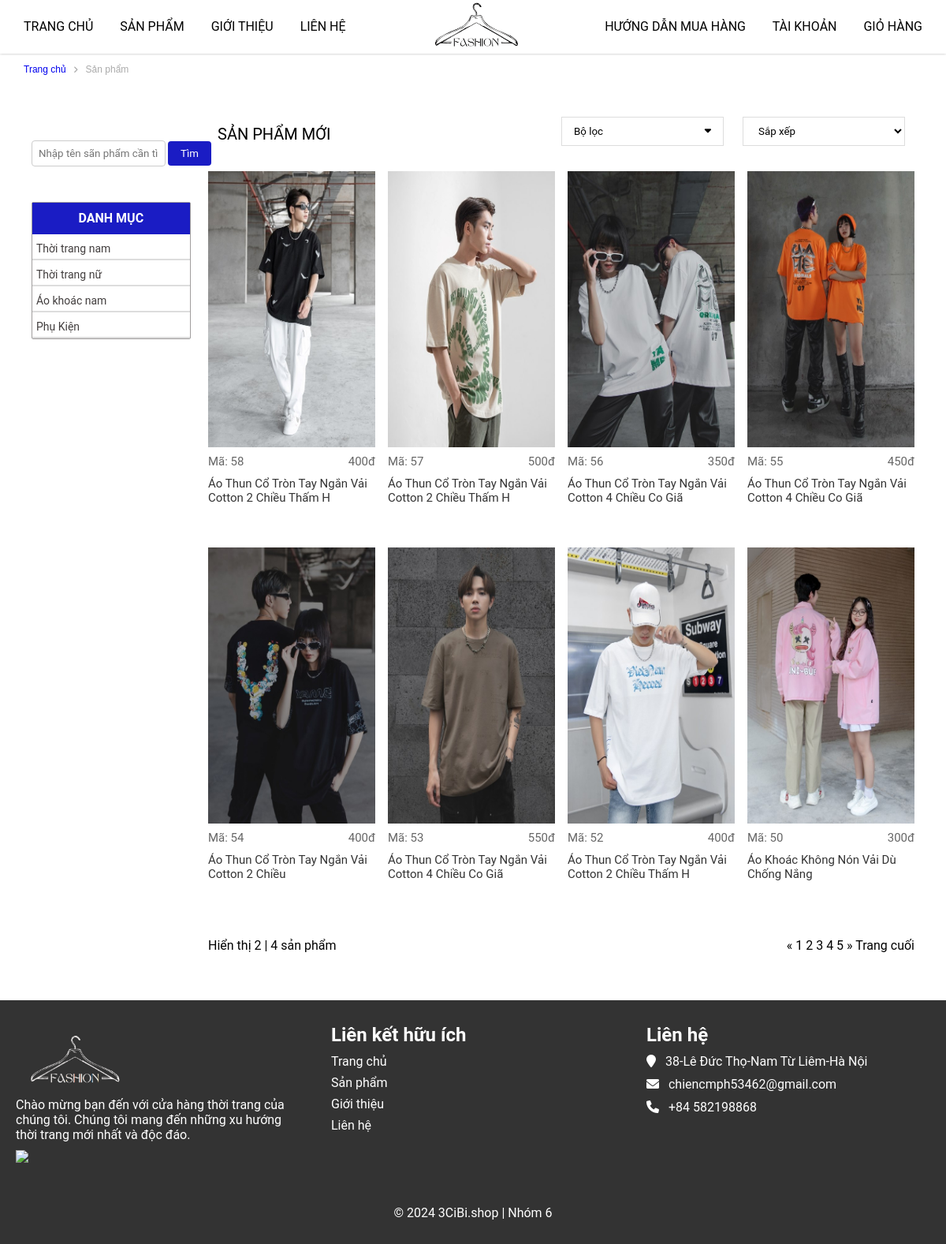
Screenshot of /?mod=product&act=sanpham with the database file from the repository.
### tables this page shows
CREATE TABLE `danhmuc` (
  `madm` int NOT NULL,
  `tendm` varchar(50) NOT NULL,
  `soluongsp` int NOT NULL,
  `thutu` int NOT NULL
);

CREATE TABLE `sanpham` (
  `masp` int NOT NULL,
  `tensp` varchar(50) NOT NULL,
  `dongia` int NOT NULL,
  `khuyenmai` int NOT NULL,
  `soluong` int NOT NULL,
  `ngaytao` datetime NOT NULL DEFAULT CURRENT_TIMESTAMP,
  `anh` varchar(500) DEFAULT NULL,
  `mota` text NOT NULL,
  `soluotxem` int NOT NULL,
  `hoatdong` int NOT NULL,
  `madm` int NOT NULL,
  `mabl` int NOT NULL
);

### model/categories.php (called while the page is built, shortened)
<?php
    function get_categories(){
        $sql="SELECT * FROM danhmuc";
        $conn = pdo_get_connection();
        $stmt = $conn->prepare($sql);
        $stmt->execute();
        return $stmt->fetchAll();
    }
?>

### model/products.php (called while the page is built, shortened)
<?php
    function get_products($madm=0,$start=0,$limit=0){
        $sql = "SELECT s.*, d.tendm FROM sanpham s INNER JOIN danhmuc d ON s.madm = d.madm";
        $conn = pdo_get_connection();
        $stmt = $conn->prepare($sql);
        $stmt->execute();
        return $stmt->fetchAll();
    }
?>

### view/page_sanpham.php (the view, shortened to what this page needs)
<main>
    <div class="container-danhmuc">
        <div class="danhmuc-top row">
            <p><a href="?mod=page&act=home">Trang chủ</a></p><i class="fa-solid fa-angle-right"></i><p>Sản phẩm</p>
        </div>
    </div>
    <section class="danhmuc">
        <div class="container-danhmuc">
            <div class="row">
                <div class="danhmuc-left">
                    <form action="" id="search" method="POST">
                        <input type="text" name="keyword" placeholder="Nhập tên sãn phẩm cần tìm">
                        <input type="submit" name="submit" id="search" value="Tìm">
                    </form>
                    <ul>
                        <h4>DANH MỤC</h4>
                        <?php foreach($data['dsdm'] as $dm): ?>
                            <li class="danhmuc-left-li">
                                <a href="index.php?mod=product&act=detail&id=<?=$dm['madm']?>">
                                    <?=$dm['tendm']?>
                                </a> <hr color="#ddd">
                            </li>
                        <?php endforeach; ?>
                    </ul>
                </div>
                <div class="danhmuc-right row">
                    <div class="danhmuc-right-top-item">
                        <p>SẢN PHẨM MỚI</p>
                    </div>
                    <div class="danhmuc-right-top-item">
                        <button><span>Bộ lọc</span><i class="fa-solid fa-caret-down"></i></button>
                    </div>
                    <div class="danhmuc-right-top-item">
                        <select name="" id="">
                            <option value="">Sắp xếp</option>
                        </select>
                    </div>
                    <div class="danhmuc-right-content row">
                        <?php
                            usort($data['dssp'], function($a, $b) {
                                return strtotime($b['ngaytao']) - strtotime($a['ngaytao']);
                            });
                            $count = 0;
                            foreach($data['dssp']as $sp):
                                if ($count < 8):
                            ?>
                        <div class="danhmuc-right-content-item">
                            <a href="?mod=product&act=ctsanpham&id=<?=$sp['masp']?>"><img src="upload/product/<?=$sp['anh']?>"><br></a>
                            <p>Mã: <?=$sp['masp']?><span><?=$sp['khuyenmai']?>đ</span></p>
                            <a href=""><h3><?=$sp['tensp']?></h3></a>
                        </div>
                        <?php
                            $count++;
                            endif;
                            endforeach;
                        ?>
                    </div>
                    <div class="danhmuc-right-bottom row">
                        <div class="danhmuc-right-bottom-item">
                            <p>Hiển thị 2<span> | </span>4 sản phẩm</p>
                        </div>
                        <div class="danhmuc-right-bottom-item">
                            <p><span>&#171;</span> 1 2 3 4 5 <span>&#187;</span> Trang cuối</p>
                        </div>
                    </div>
                </div>
            </div>
        </div>
    </section>
</main>

### index.php (shortened to what this page needs)
<?php
    if (isset($_GET['mod'])) {
        switch ($_GET['mod']) {
            case 'product':
                include_once 'controller/product.php';
                    break;
        }
    }else{
        header("Location: ?mod=page&act=home");
    }
?>

### view/template_head.php (shortened to what this page needs)
<!DOCTYPE html>
<html lang="en">
<head>
    <link rel="stylesheet" href="https://cdnjs.cloudflare.com/ajax/libs/font-awesome/6.0.0-beta3/css/all.min.css">
    <link rel="stylesheet" href="assets_user/css/style.css">
    <link rel="stylesheet" href="assets_user/css/login.css">
    <link rel="stylesheet" href="assets_user/css/signup.css">
    <link rel="stylesheet" href="assets_user/css/giohang.css">
    <link rel="stylesheet" href="assets_user/css/ctsanpham.css">
</head>

### view/template_header.php (shortened to what this page needs)
<body>
    <header>
        <div class="nav">
            <div class="nav-left">
                <a href="?mod=page&act=home">TRANG CHỦ</a>
                <a href="?mod=product&act=sanpham">SẢN PHẨM</a>
                <a href="?mod=page&act=gioithieu">GIỚI THIỆU</a>
                <a href="?mod=page&act=contact">LIÊN HỆ</a>
            </div>
            <div class="logo">
                <a href="?mod=page&act=home"><img src="assets_user/img/anhlogo_preview_rev_1.png" alt=""></a>
            </div>
            <div class="nav-right">
                <a href="#">HƯỚNG DẪN MUA HÀNG</a>
                <a href="?mod=user&act=login">TÀI KHOẢN</a>
                <a href="?mod=page&act=giohang">GIỎ HÀNG</a>
            </div>
        </div>
    </header>

### controller/product.php (shortened to what this page needs)
<?php
include_once 'view/template_head.php';
include_once 'view/template_header.php';
if ($_GET['act']) {
    switch ($_GET['act']) {
        case 'sanpham':
            include_once 'model/categories.php';
            include_once 'model/products.php';
            $data['dsdm']= get_categories();
            $data['dssp']= get_products();
            include_once 'view/page_sanpham.php';
            include_once 'view/template_footer.php';
            break;
    }
}
?>

### view/template_footer.php (shortened to what this page needs)
<footer>
        <div class="footer-container">
            <div class="footer-section about">
                <img src="assets_user/img/anhlogo2.png" width="150px">
                <p>Chào mừng bạn đến với cửa hàng thời trang của chúng tôi. Chúng tôi mang đến những xu hướng thời trang mới nhất và độc đáo.</p>
                <img class="bocongthuong" src="https://www.kkfashion.vn/themes/kkfashion/assets/img//kkfashion-da-thong-bao.png" width="180px">
            </div>
            <div class="footer-section links">
                <h2>Liên kết hữu ích</h2>
                <ul>
                    <li><a href="index.php">Trang chủ</a></li>
                    <li><a href="#">Sản phẩm</a></li>
                    <li><a href="#">Giới thiệu</a></li>
                    <li><a href="#">Liên hệ</a></li>
                </ul>
            </div>
            <div class="footer-section contact">
                <h2>Liên hệ</h2>
                <p><i class="fa fa-map-marker"></i> 38-Lê Đức Thọ-Nam Từ Liêm-Hà Nội</p>
                <p><i class="fa fa-envelope"></i> chiencmph53462@gmail.com</p>
                <p><i class="fa fa-phone"></i> +84 582198868</p>
            </div>
        </div>
        <div class="footer-bottom">
            &copy; 2024 3CiBi.shop | Nhóm 6
        </div>
    </footer>
</body>
</html>

### assets_user/css/style.css (style rules this page uses)
:root { --main-text-font: Arial, Helvetica, sans-serif; }
* { margin: 0; padding: 0; box-sizing: border-box; font-family: "Roboto", "HelveticaNeue", "Helvetica Neue", sans-serif; }
body { align-items: center; }
ul { list-style: none; }
a { text-decoration: none; }
.nav { display: flex; justify-content: space-between; align-items: center; background-color: rgb(255, 255, 255); box-shadow: 0 0 3px 0 #b9b9b9; }
header { position: fixed; left: 0; top: 0; right: 0; }
.logo img { width: 120px; }
.nav-left a { color: black; margin-left:30px; }
.nav-right a { color: black; margin-right:30px; }
main { margin-top: 68px; }
h3 { padding-top: 10px; padding-bottom: 30px; font-size: 20px; font-weight: 400; }
.row { display: flex; flex-wrap: wrap; }
.danhmuc { padding: 20px; margin: 20px; }
.container-danhmuc { margin: 0; }
.danhmuc-top { width: 100%; height: 40px; margin-left: 20px; align-items: center; }
.danhmuc-top .fa-solid { color: #aaa; font-size: 10px; }
.danhmuc-top p { color: #aaa; font-family: var(--main-text-font); padding: 10px; font-size: 12px; }
.danhmuc-top p a { font-family: var(--main-text-font); margin: 0px; font-size: 12px; }
.danhmuc-left form { display: flex; align-items: center; }
.danhmuc-left input[type="text"] { width: 170px; padding: 8px; margin-top: 10px; margin-right: 3px; border: 1px solid #cccccc; border-radius: 4px; }
.danhmuc-left input[type="submit"] { padding: 8px 16px; background-color: #1a1cc4; color: #fff; border: none; border-radius: 4px; margin-top: 10px; cursor: pointer; }
.danhmuc-left { width: 20%; }
.danhmuc-right { width: 80%; }
.danhmuc-right-top-item:first-child { flex: 2; margin-top: 10px; font-size: 20px; font-family: var(--main-text-font); font-weight: 400; }
.danhmuc-right-top-item { flex: 1; padding: 0 12px; }
.danhmuc-right-top-item button { width: 100%; padding: 10px 15px; display: flex; justify-content: space-between; background-color: #fff; border: 1px solid #dddddd; cursor: pointer; }
.danhmuc-right-top-item select { width: 100%; padding: 9px 15px; display: flex; justify-content: space-between; background-color: #fff; border: 1px solid #dddddd; cursor: pointer; }
.danhmuc-right-content { margin-top: 20px; justify-content: space-between; }
.danhmuc-right-content-item { width: calc(25% - 12px); padding: 12px 0; }
.danhmuc-right-content-item a h3 { font-size: 15px; font-weight: 400; color: #333333; }
.danhmuc-right-content-item img { width: 100%; height: 350px; }
.danhmuc-right-content-item p { display: flex; font-size: 15px; padding-top: 5px; justify-content: space-between; color: #666666; }
.danhmuc-right-bottom { width: 100%; justify-content: space-between; margin: 30px 0 20px; }
.danhmuc-left ul li { height: auto; }
.danhmuc-left ul { width: 90%; border: 1px solid rgb(160, 157, 157); margin-top: 25px; border-radius: 2px; }
.danhmuc-left ul h4 { width: auto; height: 40px; padding: 10px; color: white; text-align: center; background-color:#1a1cc4; }
.danhmuc-left ul li>a { color: rgb(66, 62, 62); padding-top: 10px; font-size: 14px; font-weight: 400; }
.danhmuc-left-li a { display: flex; padding: 5px; }
footer { background-color: #333; color: #fff; padding: 30px 0; }
.footer-container { display: flex; justify-content: space-around; flex-wrap: wrap; }
.footer-section { width: 30%; margin-bottom: 20px; }
.footer-section h2 { font-size: 1.5rem; margin-bottom: 10px; }
.footer-section p { margin-top: 10px; }
footer .links ul { list-style: none; padding: 0; }
footer .links li { margin-bottom: 8px; }
footer ul li a { color: white; }
footer .fa { margin-right: 8px; }
.footer-bottom { text-align: center; padding-top: 30px; color: #fff; }
.footer-section img { margin-top: 10px; }

### assets_user/css/ctsanpham.css (style rules this page uses)
form { margin-top: 20px; padding-bottom: 20px; text-align: center; }
input[type="text"] { padding: 20px; margin-right: 10px; border: 1px solid #ccc; border-radius: 4px; }

### rows the page displays
danhmuc: tendm "Thời trang nam"
danhmuc: tendm "Thời trang nữ"
danhmuc: tendm "Áo khoác nam"
danhmuc: tendm "Phụ Kiện"
sanpham: anh (picture), masp "58", khuyenmai "400", tensp "Áo Thun Cổ Tròn Tay Ngắn Vải Cotton 2 Chiều Thấm H"
sanpham: anh (picture), masp "57", khuyenmai "500", tensp "Áo Thun Cổ Tròn Tay Ngắn Vải Cotton 2 Chiều Thấm H"
sanpham: anh (picture), masp "56", khuyenmai "350", tensp "Áo Thun Cổ Tròn Tay Ngắn Vải Cotton 4 Chiều Co Giã"
sanpham: anh (picture), masp "55", khuyenmai "450", tensp "Áo Thun Cổ Tròn Tay Ngắn Vải Cotton 4 Chiều Co Giã"
sanpham: anh (picture), masp "54", khuyenmai "400", tensp "Áo Thun Cổ Tròn Tay Ngắn Vải Cotton 2 Chiều"
sanpham: anh (picture), masp "53", khuyenmai "550", tensp "Áo Thun Cổ Tròn Tay Ngắn Vải Cotton 4 Chiều Co Giã"
sanpham: anh (picture), masp "52", khuyenmai "400", tensp "Áo Thun Cổ Tròn Tay Ngắn Vải Cotton 2 Chiều Thấm H"
sanpham: anh (picture), masp "50", khuyenmai "300", tensp "Áo Khoác Không Nón Vải Dù Chống Nắng"
